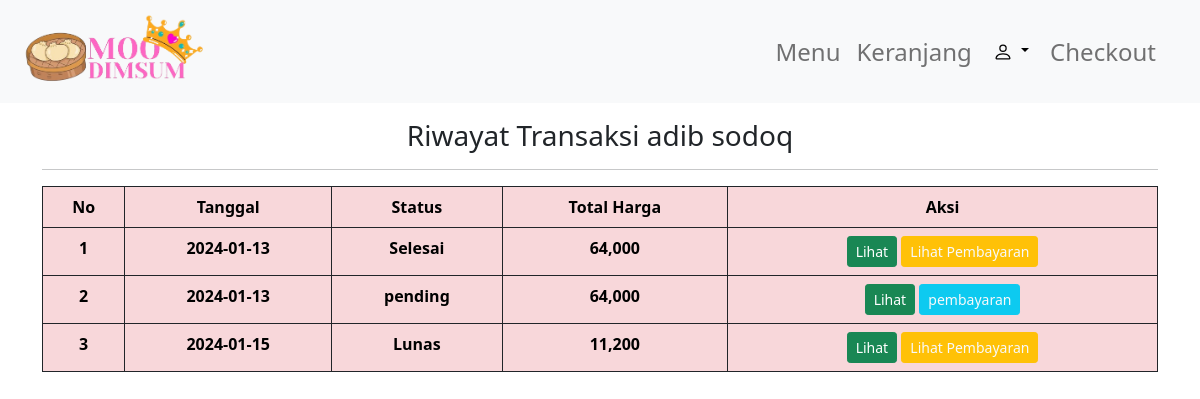
The app's page /riwayat.php (signed in) with its own data.
### tables this page shows
CREATE TABLE `pembelian` (
  `id_pembelian` int(11) NOT NULL,
  `id_user` int(11) NOT NULL,
  `tanggal_pembelian` date NOT NULL,
  `deskripsi_pembelian` varchar(255) NOT NULL,
  `total_pembelian` int(11) NOT NULL,
  `status_pembelian` varchar(100) NOT NULL DEFAULT 'pending',
  `no_pengiriman` varchar(255) NOT NULL
);

### riwayat.php (the view, shortened to what this page needs)
<?php
 include 'koneksi.php';
 ?>
 <!doctype html>
<html lang="en">
  <head>
    <link href="https://cdn.jsdelivr.net/npm/bootstrap@5.0.2/dist/css/bootstrap.min.css" rel="stylesheet">
<nav class="navbar navbar-expand-lg navbar-light bg-light navbar-style">
    <div class="container-fluid">
      <a class="navbar-brand" href="homepage.php">
        <img src="img/dimsumlogo.png" alt="" width="200">
        </a>
        <div class="collapse navbar-collapse" id="navbarNav">
          <ul class="navbar-nav ms-auto fs-4 me-4">
            <li class="nav-item">
              <a class="nav-link" aria-current="page" href="menu.php">Menu</a>
            </li>
            <li class="nav-item">
              <a class="nav-link" href="keranjang.php">Keranjang</a>
            </li>
            <div class="dropdown mt-1">
            <button class="btn btn-light dropdown-toggle" type="button" id="dropdownMenu2" data-bs-toggle="dropdown" aria-expanded="false">
            </button>
            </div>
            <li class="nav-item">
              <a class="nav-link" aria-current="page" href="index.php">Checkout</a>
            </li>
          </ul>
        </div>
      </div>
</nav>
<section>
    <div class="container">
        <h3 class="text-center mt-3">Riwayat Transaksi <?php echo $_SESSION["nama"];?></h3>
        <hr>
        <table class="table table-bordered table-danger border-dark fw-bold " >
            <thead>
                <tr class="text-center">
                    <th>No</th>
                    <th>Tanggal</th>
                    <th>Status</th>
                    <th>Total Harga</th>
                    <th>Aksi</th>
                </tr>
            </thead>
            <tbody>
                <?php $nomor=1; ?>
                <?php
                $id_user=$_SESSION["id_user"];
                $sql=mysqli_query($conn,"SELECT * FROM pembelian WHERE id_user='$id_user'");?>
                <?php while($data=mysqli_fetch_assoc($sql)) {?>
                <tr class="text-center">
                    <td><?php echo $nomor;?></td>
                    <td><?php echo $data["tanggal_pembelian"];?></td>
                    <td><?php echo $data["status_pembelian"];?>
                        <br>
                    </td>
                    <td><?php echo number_format($data["total_pembelian"]);?></td>
                    <td>
                        <a href="nota.php?id=<?php echo $data["id_pembelian"];?>" class="btn btn-success btn-sm">Lihat</a>
                        <?php if($data['status_pembelian']=="pending"):?>
                        <a href="pembayaran.php?id=<?php echo $data["id_pembelian"];?>" class="btn btn-info btn-sm text-light">pembayaran
                        </a>
                        <?php else: ?>
                            <a href="lihat_pembayaran.php?id=<?php echo $data["id_pembelian"];?>"class="btn btn-warning btn-sm text-light">Lihat Pembayaran</a>
                        <?php endif ?>
                    </td>
                </tr>
                <?php $nomor++; ?>
                <?php } ?>
            </tbody>
    </div>
</section>
  </body>
</html>

### records on screen
pembelian: tanggal_pembelian "2024-01-13", status_pembelian "Selesai", total_pembelian "64,000"
pembelian: tanggal_pembelian "2024-01-13", status_pembelian "pending", total_pembelian "64,000"
pembelian: tanggal_pembelian "2024-01-15", status_pembelian "Lunas", total_pembelian "11,200"

### other values on screen
$_SESSION["nama"] "adib sodoq"
